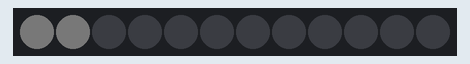
Bench run of a sketch on a simulated Arduino Uno, built with avr-gcc and run on an emulated ATmega328P. On the bench: 12 RGB LEDs in strip order, left to right. Dim RGB values are drawn brighter than linear.

Above: at 0.06 s.
At 0.6 s:
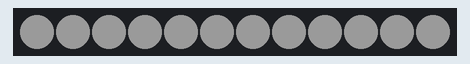

The sketch:

led_control.ino
```cpp
#include <FastLED.h>
#define LED_PIN 19
#define NUM_LEDS 12

CRGB leds[NUM_LEDS];

void setup() {
  FastLED.addLeds<WS2812, LED_PIN, GRB>(leds, NUM_LEDS);
  FastLED.setMaxPowerInVoltsAndMilliamps(5, 500);
  FastLED.clear();
  FastLED.show();

}

void loop() {
  // RED Green Blue
for (int i=0; i<NUM_LEDS; i++ )
{
    leds[i] = CRGB(100, 100, 100 );
    FastLED.setBrightness(6*i);
    FastLED.show();
    delay (50);
}
for (int i=NUM_LEDS; i> 0; i-- )
{
    leds[i] = CRGB(20*i, 0, 255-20*i );
    FastLED.setBrightness(60-2*i);
    FastLED.show();
        delay (50);

}
}
```
